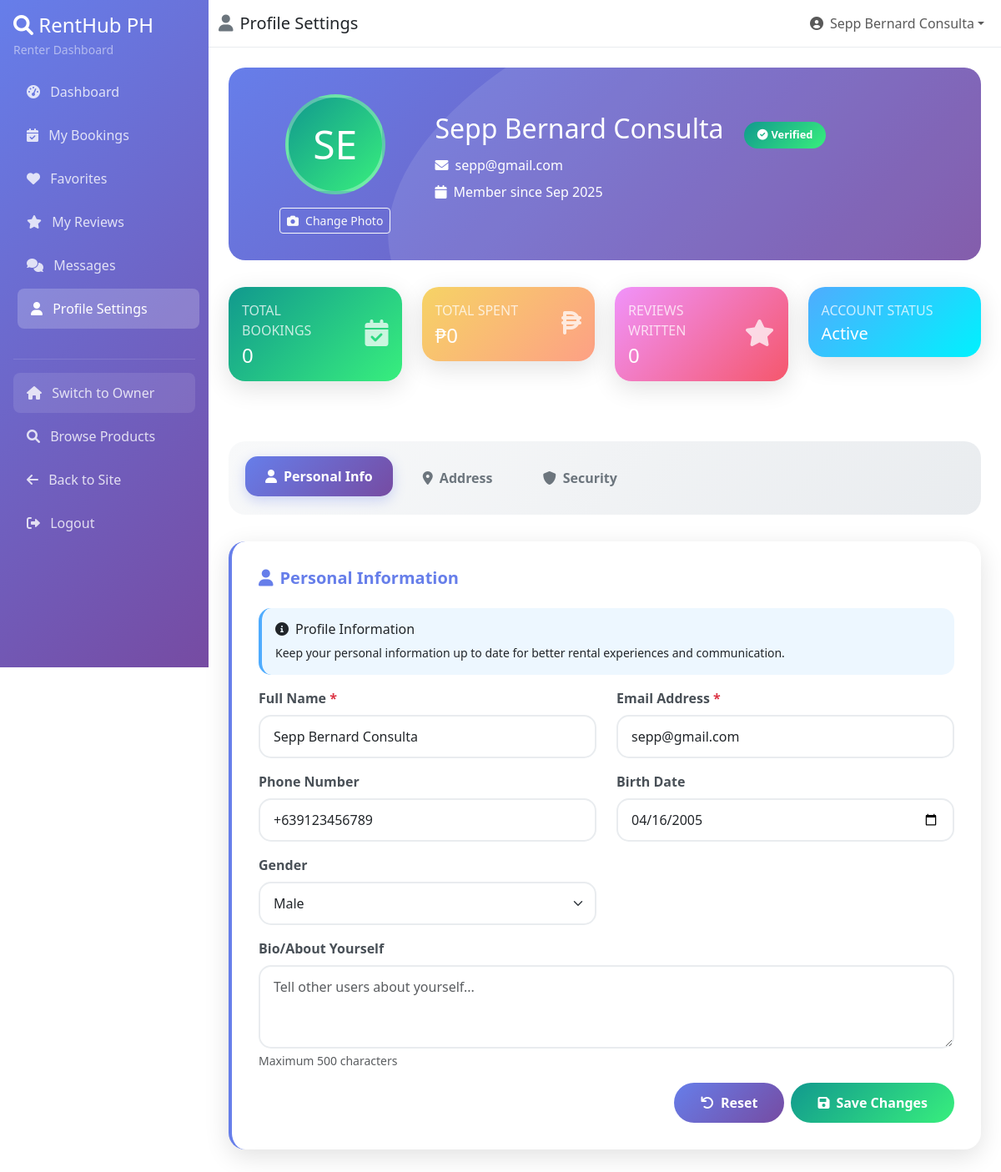
The page /renter/profile.php (signed in) on the database its author committed.
### tables this page shows
CREATE TABLE `user_accounts` (
  `UserID` int(11) NOT NULL,
  `User_Name` varchar(255) NOT NULL,
  `User_Email` varchar(255) NOT NULL,
  `User_Password` varchar(255) NOT NULL,
  `User_Phone` varchar(20) DEFAULT NULL,
  `User_Role` int(11) DEFAULT NULL,
  `User_CreatedAt` timestamp NOT NULL DEFAULT current_timestamp(),
  `User_UpdatedAt` timestamp NOT NULL DEFAULT current_timestamp() ON UPDATE current_timestamp(),
  `User_Photo` varchar(255) DEFAULT NULL,
  `User_IsVerified` tinyint(1) DEFAULT 0,
  `User_Status` varchar(50) DEFAULT 'Active',
  `User_Birthdate` date DEFAULT NULL,
  `User_Gender` varchar(20) DEFAULT NULL,
  `User_Bio` text DEFAULT NULL
);

### renter/profile.php (the view, shortened to what the rows shown need)
<?php
$database = new Database();
$conn = $database->getConnection();
$user_id = $_SESSION['user_id'];
$user_columns = [];
try {
    $query = "DESCRIBE user_accounts";
    $stmt = $conn->prepare($query);
    $stmt->execute();
    $columns = $stmt->fetchAll(PDO::FETCH_ASSOC);
    foreach($columns as $column) {
        $user_columns[] = $column['Field'];
    }
} catch (PDOException $e) {
    $user_columns = ['UserID', 'User_Name', 'User_Email', 'User_Password', 'User_CreatedAt'];
}
$address_table_exists = false;
$address_columns = [];
try {
    $query = "DESCRIBE user_addresses";
    $stmt = $conn->prepare($query);
    $stmt->execute();
    $columns = $stmt->fetchAll(PDO::FETCH_ASSOC);
    foreach($columns as $column) {
        $address_columns[] = $column['Field'];
    }
    $address_table_exists = true;
} catch (PDOException $e) {
    $address_table_exists = false;
}
$user_select_fields = ['u.UserID', 'u.User_Name', 'u.User_Email', 'u.User_CreatedAt'];
$optional_user_fields = ['User_Phone', 'User_Birthdate', 'User_Gender', 'User_Bio'];
foreach($optional_user_fields as $field) {
    if (in_array($field, $user_columns)) {
        $user_select_fields[] = 'u.' . $field;
    }
}
$address_select_fields = [];
if ($address_table_exists) {
    $optional_address_fields = ['UA_AddressLine', 'UA_City', 'UA_Province', 'UA_PostalCode'];
    foreach($optional_address_fields as $field) {
        if (in_array($field, $address_columns)) {
            $address_select_fields[] = 'ua.' . $field;
        }
    }
}
$query = "SELECT " . implode(', ', $user_select_fields);
if (!empty($address_select_fields)) {
    $query .= ", " . implode(', ', $address_select_fields);
}
$query .= " FROM user_accounts u";
if ($address_table_exists && !empty($address_select_fields)) {
    $query .= " LEFT JOIN user_addresses ua ON u.UserID = ua.UserID";
    if (in_array('UA_IsDefault', $address_columns)) {
        $query .= " AND ua.UA_IsDefault = 1";
    }
}
$query .= " WHERE u.UserID = ?";
$stmt = $conn->prepare($query);
$stmt->bindParam(1, $user_id);
$stmt->execute();
$user_info = $stmt->fetch(PDO::FETCH_ASSOC);
$stats = [];
$query = "SELECT COUNT(*) as total FROM bookings WHERE RenterID = ?";
$stmt = $conn->prepare($query);
$stmt->bindParam(1, $user_id);
$stmt->execute();
$stats['total_bookings'] = $stmt->fetch(PDO::FETCH_ASSOC)['total'];
$query = "SELECT SUM(Book_TotalAmount) as total FROM bookings WHERE RenterID = ? AND Book_Status IN ('Active', 'Completed')";
$stmt = $conn->prepare($query);
$stmt->bindParam(1, $user_id);
$stmt->execute();
$stats['total_spent'] = $stmt->fetch(PDO::FETCH_ASSOC)['total'] ?? 0;
try {
    $query = "SELECT COUNT(*) as total FROM reviews r JOIN bookings b ON r.BookingID = b.BookingID WHERE b.RenterID = ?";
    $stmt = $conn->prepare($query);
    $stmt->bindParam(1, $user_id);
    $stmt->execute();
    $result = $stmt->fetch(PDO::FETCH_ASSOC);
    $stats['reviews_written'] = $result ? $result['total'] : 0;
} catch (PDOException $e) {
    $stats['reviews_written'] = 0;
}
$stats['member_since'] = date('M Y', strtotime($user_info['User_CreatedAt']));
function getFieldValue($user_info, $field, $default = '') {
    return isset($user_info[$field]) ? $user_info[$field] : $default;
}
?>
<!DOCTYPE html>
<html lang="en">
<head>
    <link href="https://cdn.jsdelivr.net/npm/bootstrap@5.3.0/dist/css/bootstrap.min.css" rel="stylesheet">
    <link href="https://cdnjs.cloudflare.com/ajax/libs/font-awesome/6.0.0/css/all.min.css" rel="stylesheet">
</head>
<body>
    <div class="main-content">
        <div class="container-fluid p-4">
            <div class="profile-header">
                <div class="row align-items-center">
                    <div class="col-md-3 text-center">
                        <div class="profile-avatar">
                            <?php echo strtoupper(substr($user_info['User_Name'], 0, 2)); ?>
                        </div>
                        <button class="btn btn-outline-light btn-sm" onclick="uploadPhoto()">
                            <i class="fas fa-camera me-2"></i>Change Photo
                        </button>
                    </div>
                    <div class="col-md-9" style="position: relative; z-index: 2;">
                        <h2 class="mb-2"><?php echo htmlspecialchars($user_info['User_Name']); ?>
                            <span class="verification-badge">
                                <i class="fas fa-check-circle me-1"></i>Verified
                            </span>
                        </h2>
                        <p class="mb-2 opacity-90">
                            <i class="fas fa-envelope me-2"></i><?php echo htmlspecialchars($user_info['User_Email']); ?>
                        </p>
                        <p class="mb-3 opacity-90">
                            <i class="fas fa-calendar me-2"></i>Member since <?php echo $stats['member_since']; ?>
                        </p>
                    </div>
                </div>
            </div>
            <div id="personalContent" class="tab-content">
                <div class="profile-section">
                    <form method="POST">
                        <div class="row">
                            <div class="col-md-6 mb-3">
                                <label for="user_name" class="form-label">
                                    Full Name <span class="text-danger">*</span>
                                </label>
                                <input type="text" class="form-control" id="user_name" name="user_name"
                                       value="<?php echo htmlspecialchars($user_info['User_Name']); ?>" required>
                            </div>
                            <div class="col-md-6 mb-3">
                                <label for="user_email" class="form-label">
                                    Email Address <span class="text-danger">*</span>
                                </label>
                                <input type="email" class="form-control" id="user_email" name="user_email"
                                       value="<?php echo htmlspecialchars($user_info['User_Email']); ?>" required>
                            </div>
                        </div>
                        <div class="row">
                            <?php if(in_array('User_Phone', $user_columns)): ?>
                            <div class="col-md-6 mb-3">
                                <label for="user_phone" class="form-label">
                                    Phone Number
                                </label>
                                <input type="tel" class="form-control" id="user_phone" name="user_phone"
                                       value="<?php echo htmlspecialchars(getFieldValue($user_info, 'User_Phone')); ?>"
                                       placeholder="+63 9XX XXX XXXX">
                            </div>
                            <?php endif; ?>
                            <?php if(in_array('User_Birthdate', $user_columns)): ?>
                            <div class="col-md-6 mb-3">
                                <label for="user_birthdate" class="form-label">
                                    Birth Date
                                </label>
                                <input type="date" class="form-control" id="user_birthdate" name="user_birthdate"
                                       value="<?php echo getFieldValue($user_info, 'User_Birthdate'); ?>">
                            </div>
                            <?php endif; ?>
                        </div>
                        <?php if(in_array('User_Gender', $user_columns)): ?>
                        <div class="row">
                            <div class="col-md-6 mb-3">
                                <label for="user_gender" class="form-label">
                                    Gender
                                </label>
                                <select class="form-select" id="user_gender" name="user_gender">
                                    <option value="Male" <?php echo getFieldValue($user_info, 'User_Gender') == 'Male' ? 'selected' : ''; ?>>Male</option>
                                </select>
                            </div>
                        </div>
                        <?php endif; ?>
                    </form>
                </div>
            </div>
        </div>
    </div>
</body>
</html>

### rows shown on the page
user_accounts: User_Name "SE", User_Name "Sepp Bernard Consulta", User_Email "sepp@gmail.com", user_name "Sepp Bernard Consulta", user_email "sepp@gmail.com", user_phone "+639123456789", user_birthdate "04/16/2005", user_gender "Male"

### other values the page prints
$_SESSION['user_name'] "Sepp Bernard Consulta"
$stats['member_since'] "Sep 2025"
$stats['total_bookings'] "0"
$stats['total_spent'] "0"
$stats['reviews_written'] "0"
